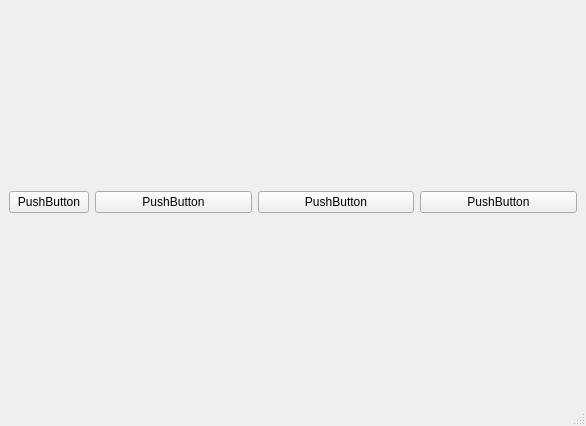
<?xml version="1.0" encoding="UTF-8"?>
<ui version="4.0">
 <class>MainWindow</class>
 <widget class="QMainWindow" name="MainWindow">
  <property name="geometry">
   <rect>
    <x>0</x>
    <y>0</y>
    <width>586</width>
    <height>426</height>
   </rect>
  </property>
  <property name="windowTitle">
   <string>MainWindow</string>
  </property>
  <widget class="QWidget" name="centralwidget">
   <layout class="QGridLayout" name="gridLayout">
    <item row="0" column="0">
     <widget class="QPushButton" name="pushButton_2">
      <property name="sizePolicy">
       <sizepolicy hsizetype="Maximum" vsizetype="Fixed">
        <horstretch>0</horstretch>
        <verstretch>0</verstretch>
       </sizepolicy>
      </property>
      <property name="text">
       <string>PushButton</string>
      </property>
     </widget>
    </item>
    <item row="0" column="3">
     <widget class="QPushButton" name="pushButton">
      <property name="sizePolicy">
       <sizepolicy hsizetype="Minimum" vsizetype="Fixed">
        <horstretch>0</horstretch>
        <verstretch>0</verstretch>
       </sizepolicy>
      </property>
      <property name="text">
       <string>PushButton</string>
      </property>
     </widget>
    </item>
    <item row="0" column="2">
     <widget class="QPushButton" name="pushButton_3">
      <property name="sizePolicy">
       <sizepolicy hsizetype="Minimum" vsizetype="Fixed">
        <horstretch>0</horstretch>
        <verstretch>0</verstretch>
       </sizepolicy>
      </property>
      <property name="text">
       <string>PushButton</string>
      </property>
     </widget>
    </item>
    <item row="0" column="1">
     <widget class="QPushButton" name="pushButton_4">
      <property name="sizePolicy">
       <sizepolicy hsizetype="Preferred" vsizetype="Fixed">
        <horstretch>0</horstretch>
        <verstretch>0</verstretch>
       </sizepolicy>
      </property>
      <property name="text">
       <string>PushButton</string>
      </property>
     </widget>
    </item>
   </layout>
  </widget>
  <widget class="QMenuBar" name="menubar">
   <property name="geometry">
    <rect>
     <x>0</x>
     <y>0</y>
     <width>586</width>
     <height>22</height>
    </rect>
   </property>
  </widget>
  <widget class="QStatusBar" name="statusbar"/>
 </widget>
 <resources/>
 <connections/>
</ui>
